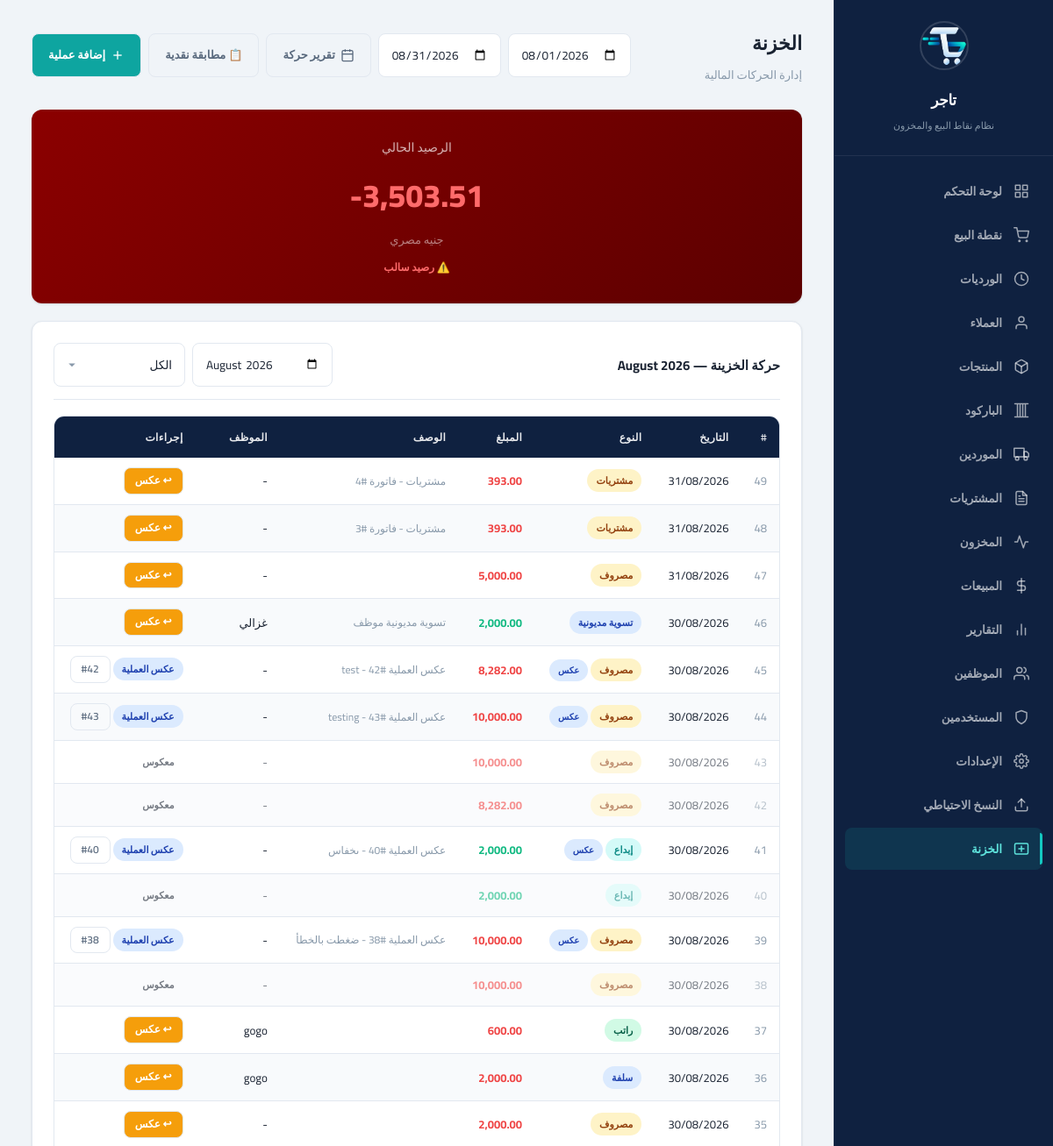
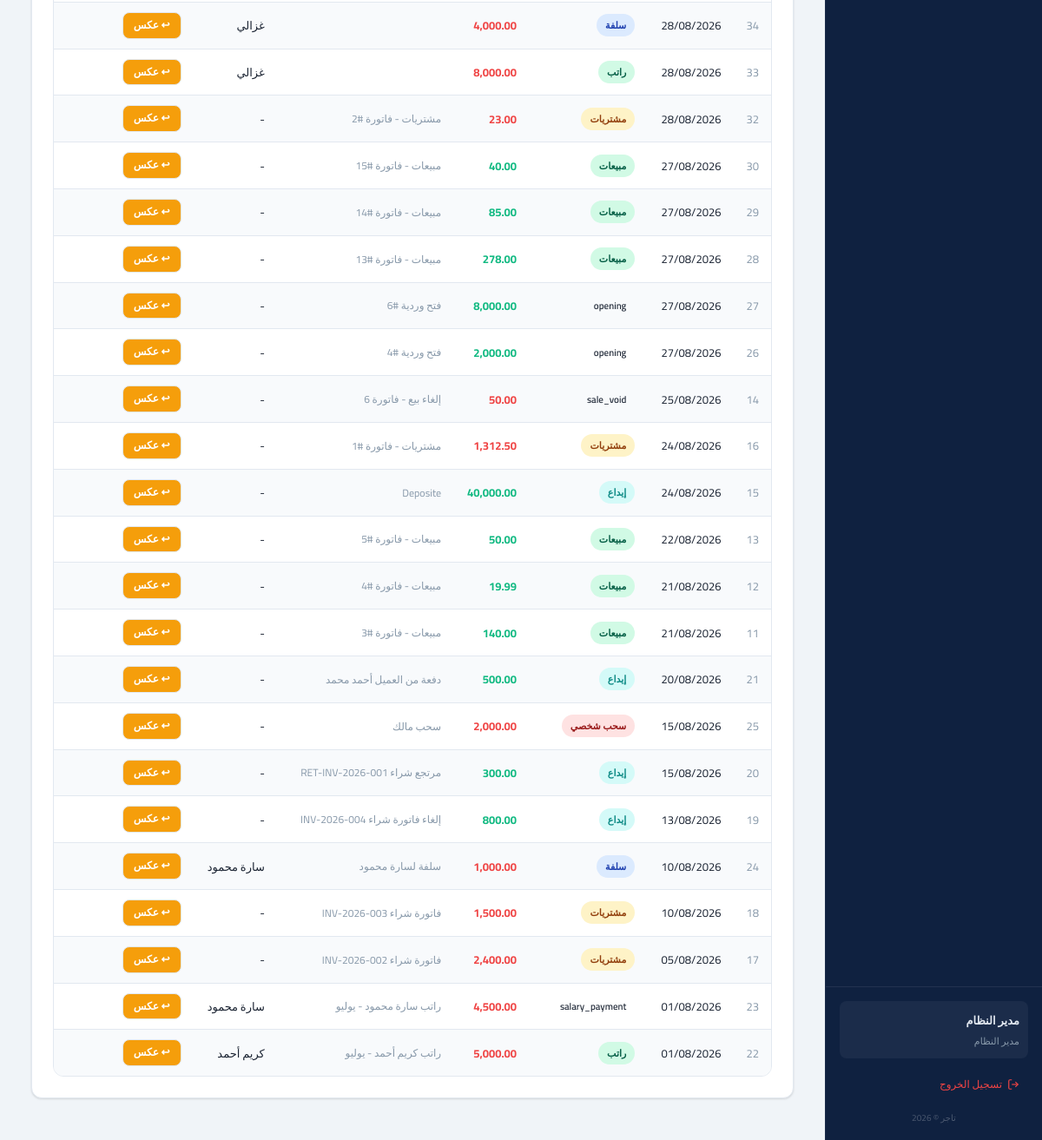
Screenshot of /?page=safe (signed in) with the database file from the repository (2 pictures, top to bottom).
### tables this page shows
CREATE TABLE safe_transactions (
        id INTEGER PRIMARY KEY AUTOINCREMENT,
        type TEXT NOT NULL,
        amount REAL NOT NULL,
        date DATE NOT NULL,
        description TEXT,
        employee_id INTEGER NULL,
        category_id INTEGER NULL,
        created_at DATETIME DEFAULT CURRENT_TIMESTAMP, related_transaction_id INTEGER DEFAULT NULL, transaction_type TEXT NOT NULL DEFAULT 'normal', reversal_reason TEXT DEFAULT NULL, reversed_by TEXT DEFAULT NULL, reversed_at TEXT DEFAULT NULL, status TEXT NOT NULL DEFAULT 'active',
        FOREIGN KEY(employee_id) REFERENCES employees(id)
    );

CREATE TABLE employees (
        id INTEGER PRIMARY KEY AUTOINCREMENT,
        name TEXT NOT NULL,
        phone TEXT,
        base_salary REAL DEFAULT 0,
        settings TEXT, -- JSON for extra settings if needed
        is_active INTEGER DEFAULT 1,
        created_at DATETIME DEFAULT CURRENT_TIMESTAMP
    );

### www/app/controllers/SafeController.php (called while the page is built, shortened)
<?php
class SafeController {
    private $db;
    public function __construct() {
        $this->db = Database::getInstance()->getConnection();
    }
    public function index() {
        $month = $_GET['month'] ?? date('Y-m');
        $sql = "SELECT t.*, e.name as employee_name
                FROM safe_transactions t
                LEFT JOIN employees e ON t.employee_id = e.id
                WHERE strftime('%Y-%m', t.date) = :month ";
        $params = [':month' => $month];
        $sql .= " ORDER BY t.date DESC, t.id DESC";
        $stmt = $this->db->prepare($sql);
        $stmt->execute($params);
        $transactions = $stmt->fetchAll(PDO::FETCH_ASSOC);
        $balance = $this->calculateCurrentBalance();
        include APP_PATH . '/views/layout/header.php';
        include APP_PATH . '/views/safe/index.php';
        include APP_PATH . '/views/layout/footer.php';
    }
    private function calculateCurrentBalance() {
        $inTypes = "('deposit', 'opening', 'sale', 'purchase_void', 'debt_settlement', 'funding')";
        $outTypes = "('sale_void', 'expense', 'withdrawal', 'advance', 'salary', 'salary_payment', 'purchase', 'sale_return')";
        $sql = "SELECT
                    SUM(CASE
                        WHEN transaction_type = 'reversal' AND type IN $outTypes THEN amount
                        WHEN transaction_type != 'reversal' AND type IN $inTypes THEN amount
                        ELSE 0
                    END) as total_in,
                    SUM(CASE
                        WHEN transaction_type = 'reversal' AND type IN $inTypes THEN amount
                        WHEN transaction_type != 'reversal' AND type IN $outTypes THEN amount
                        ELSE 0
                    END) as total_out
                FROM safe_transactions";
        $row = $this->db->query($sql)->fetch(PDO::FETCH_ASSOC);
        return ($row['total_in'] ?? 0) - ($row['total_out'] ?? 0);
    }
}

### www/app/config/database.php (called while the page is built, shortened)
<?php
class Database {
    private static $instance = null;
    private $pdo;
    private function __construct() {
        $this->dbPath = __DIR__ . '/../../data/pos_system.db';
        try {
            $this->pdo = new PDO('sqlite:' . $this->dbPath);
            $this->pdo->setAttribute(PDO::ATTR_ERRMODE, PDO::ERRMODE_EXCEPTION);
            $this->pdo->setAttribute(PDO::ATTR_DEFAULT_FETCH_MODE, PDO::FETCH_ASSOC);
            $this->pdo->exec('PRAGMA journal_mode = WAL');
            $this->pdo->exec('PRAGMA foreign_keys = ON');
            $this->pdo->exec('PRAGMA busy_timeout = 5000');
            $this->pdo->exec('PRAGMA synchronous = NORMAL');
            $this->pdo->exec('PRAGMA cache_size = -8000');
            $this->pdo->exec('PRAGMA temp_store = MEMORY');
        } catch (PDOException $e) {
            die('Database connection failed: ' . $e->getMessage());
        }
    }
    public static function getInstance() {
        if (self::$instance === null) {
            self::$instance = new self();
        }
        return self::$instance;
    }
    public function getConnection() {
        return $this->pdo;
    }
    public function migrate() {
        $this->pdo->exec(
            "CREATE TABLE IF NOT EXISTS migrations (
                id INTEGER PRIMARY KEY AUTOINCREMENT,
                filename TEXT NOT NULL UNIQUE,
                applied_at TEXT NOT NULL DEFAULT (datetime('now', 'localtime'))
            )"
        );
    }
}

### www/app/views/safe/index.php (the view, shortened to what this page needs)
<?php require_once 'app/views/layout/header.php'; ?>
<div class="page-header">
    <div>
        <h1>الخزنة</h1>
        <p class="subtitle">إدارة الحركات المالية</p>
    </div>
    <div class="btn-group">
        <input type="date" id="reportFrom" class="form-control" style="width:140px;" value="<?= date('Y-m-01') ?>">
        <input type="date" id="reportTo" class="form-control" style="width:140px;" value="<?= date('Y-m-d') ?>">
        <button class="btn btn-outline" onclick="openReport()">
            <svg width="16" height="16" viewBox="0 0 24 24" fill="none" stroke="currentColor" stroke-width="2"><rect x="3" y="4" width="18" height="18" rx="2" ry="2"></rect><line x1="16" y1="2" x2="16" y2="6"></line><line x1="8" y1="2" x2="8" y2="6"></line><line x1="3" y1="10" x2="21" y2="10"></line></svg>
            تقرير حركة
        </button>
        <button class="btn btn-outline" onclick="openReconcileModal()">📋 مطابقة نقدية</button>
        <button class="btn btn-primary" onclick="openTransactionModal()">
            <svg width="16" height="16" viewBox="0 0 24 24" fill="none" stroke="currentColor" stroke-width="2"><line x1="12" y1="5" x2="12" y2="19"></line><line x1="5" y1="12" x2="19" y2="12"></line></svg>
            إضافة عملية
        </button>
    </div>
</div>
<div class="card" style="background:linear-gradient(135deg, <?= $balance < 0 ? '#8b0000 0%, #5c0000 100%' : '#0f2140 0%, #152d54 100%' ?>);border:none;text-align:center;padding:30px;">
    <div style="color:rgba(255,255,255,0.7);font-size:14px;margin-bottom:8px;">الرصيد الحالي</div>
    <div style="color:<?= $balance < 0 ? '#ff6b6b' : '#5ee2db' ?>;font-size:36px;font-weight:800;direction:ltr;"><?= number_format($balance, 2) ?></div>
    <div style="color:rgba(255,255,255,0.5);font-size:13px;margin-top:4px;">جنيه مصري</div>
    <?php if ($balance < 0): ?>
    <div style="color:#ff6b6b;font-size:12px;margin-top:8px;font-weight:600;">⚠️ رصيد سالب</div>
    <?php endif; ?>
</div>
<div class="card">
    <div class="card-header">
        <h3>حركة الخزينة — <?= date('F Y', strtotime($month)) ?></h3>
        <div>
            <form method="GET" style="display:flex;gap:8px;">
                <input type="month" name="month" class="form-control" value="<?= $month ?>" onchange="this.form.submit()" style="width:160px;">
                <select name="type" class="form-control" onchange="this.form.submit()" style="width:150px;">
                    <option value="">الكل</option>
                </select>
            </form>
        </div>
    </div>
    <div class="table-wrapper">
        <table>
            <thead>
                <tr>
                    <th>#</th>
                    <th>التاريخ</th>
                    <th>النوع</th>
                    <th>المبلغ</th>
                    <th>الوصف</th>
                    <th>الموظف</th>
                    <th>إجراءات</th>
                </tr>
            </thead>
            <tbody>
                <?php foreach ($transactions as $t): ?>
                <tr id="txn-<?= $t['id'] ?>" <?= $t['status'] === 'reversed' ? 'style="opacity:0.6;"' : '' ?>>
                    <td class="text-muted"><?= $t['id'] ?></td>
                    <td><?= date('d/m/Y', strtotime($t['date'])) ?></td>
                    <td>
                        <?php
                            switch($t['type']) {
                                case 'expense': echo '<span class="badge badge-warning">مصروف</span>'; break;
                                case 'withdrawal': echo '<span class="badge badge-danger">سحب شخصي</span>'; break;
                                case 'advance': echo '<span class="badge badge-info">سلفة</span>'; break;
                                case 'salary': echo '<span class="badge badge-success">راتب</span>'; break;
                                case 'deposit': echo '<span class="badge badge-teal">إيداع</span>'; break;
                                case 'sale': echo '<span class="badge badge-success">مبيعات</span>'; break;
                                case 'purchase': echo '<span class="badge badge-warning">مشتريات</span>'; break;
                                case 'debt_settlement': echo '<span class="badge badge-info">تسوية مديونية</span>'; break;
                                default: echo '<span class="badge">' . $t['type'] . '</span>';
                            }
                            if ($t['transaction_type'] === 'reversal') {
                                echo ' <span class="badge badge-info" style="font-size:10px;">عكس</span>';
                            }
                        ?>
                    </td>
                    <td style="font-weight:bold; <?= in_array($t['type'], ['deposit', 'opening', 'sale', 'debt_settlement', 'funding']) ? 'color:var(--success)' : 'color:var(--danger)' ?>">
                        <?= number_format($t['amount'], 2) ?>
                    </td>
                    <td class="text-muted fs-sm"><?= htmlspecialchars($t['description']) ?></td>
                    <td><?= htmlspecialchars($t['employee_name'] ?? '-') ?></td>
                    <td>
                        <?php if ($t['status'] === 'reversed'): ?>
                            <span class="badge badge-secondary">معكوس</span>
                        <?php elseif ($t['transaction_type'] === 'reversal'): ?>
                            <span class="badge badge-info">عكس العملية</span>
                            <?php if ($t['related_transaction_id']): ?>
                                <a href="#txn-<?= $t['related_transaction_id'] ?>" class="btn btn-sm btn-outline" title="العملية الأصلية">#<?= $t['related_transaction_id'] ?></a>
                            <?php endif; ?>
                        <?php else: ?>
                            <button class="btn btn-sm btn-warning" onclick="openReverseModal(<?= $t['id'] ?>, '<?= htmlspecialchars($t['type']) ?>', <?= $t['amount'] ?>, '<?= htmlspecialchars($t['description'] ?? '') ?>')" title="عكس العملية">↩ عكس</button>
                        <?php endif; ?>
                    </td>
                </tr>
                <?php endforeach; ?>
            </tbody>
        </table>
    </div>
</div>
<?php require_once 'app/views/layout/footer.php'; ?>

### rows the page displays
safe_transactions: id "49", date "31/08/2026", type "مشتريات", amount "393.00", description "مشتريات - فاتورة #4", employee_name "-"
safe_transactions: id "48", date "31/08/2026", type "مشتريات", amount "393.00", description "مشتريات - فاتورة #3", employee_name "-"
safe_transactions: id "47", date "31/08/2026", type "مصروف", amount "5,000.00", employee_name "-"
safe_transactions: id "46", date "30/08/2026", type "تسوية مديونية", amount "2,000.00", description "تسوية مديونية موظف", employee.name "غزالي"
safe_transactions: id "45", date "30/08/2026", type "مصروف", transaction_type "عكس", amount "8,282.00", description "عكس العملية #42 - test", employee_name "-", related_transaction "42"
safe_transactions: id "44", date "30/08/2026", type "مصروف", transaction_type "عكس", amount "10,000.00", description "عكس العملية #43 - testing", employee_name "-", related_transaction "43"
safe_transactions: id "43", date "30/08/2026", type "مصروف", amount "10,000.00", employee_name "-", status "معكوس"
safe_transactions: id "42", date "30/08/2026", type "مصروف", amount "8,282.00", employee_name "-", status "معكوس"
safe_transactions: id "41", date "30/08/2026", type "إيداع", transaction_type "عكس", amount "2,000.00", description "عكس العملية #40 - ىخفاس", employee_name "-", related_transaction "40"
safe_transactions: id "40", date "30/08/2026", type "إيداع", amount "2,000.00", employee_name "-", status "معكوس"
safe_transactions: id "39", date "30/08/2026", type "مصروف", transaction_type "عكس", amount "10,000.00", description "عكس العملية #38 - ضغطت بالخطأ", employee_name "-", related_transaction "38"
safe_transactions: id "38", date "30/08/2026", type "مصروف", amount "10,000.00", employee_name "-", status "معكوس"
safe_transactions: id "37", date "30/08/2026", type "راتب", amount "600.00", employee.name "gogo"
safe_transactions: id "36", date "30/08/2026", type "سلفة", amount "2,000.00", employee.name "gogo"
safe_transactions: id "35", date "30/08/2026", type "مصروف", amount "2,000.00", employee_name "-"
safe_transactions: id "34", date "28/08/2026", type "سلفة", amount "4,000.00", employee.name "غزالي"
safe_transactions: id "33", date "28/08/2026", type "راتب", amount "8,000.00", employee.name "غزالي"
safe_transactions: id "32", date "28/08/2026", type "مشتريات", amount "23.00", description "مشتريات - فاتورة #2", employee_name "-"
safe_transactions: id "30", date "27/08/2026", type "مبيعات", amount "40.00", description "مبيعات - فاتورة #15", employee_name "-"
safe_transactions: id "29", date "27/08/2026", type "مبيعات", amount "85.00", description "مبيعات - فاتورة #14", employee_name "-"
safe_transactions: id "28", date "27/08/2026", type "مبيعات", amount "278.00", description "مبيعات - فاتورة #13", employee_name "-"
safe_transactions: id "27", date "27/08/2026", type "opening", amount "8,000.00", description "فتح وردية #6", employee_name "-"
safe_transactions: id "26", date "27/08/2026", type "opening", amount "2,000.00", description "فتح وردية #4", employee_name "-"
safe_transactions: id "14", date "25/08/2026", type "sale_void", amount "50.00", description "إلغاء بيع - فاتورة 6", employee_name "-"
safe_transactions: id "16", date "24/08/2026", type "مشتريات", amount "1,312.50", description "مشتريات - فاتورة #1", employee_name "-"
safe_transactions: id "15", date "24/08/2026", type "إيداع", amount "40,000.00", description "Deposite", employee_name "-"
safe_transactions: id "13", date "22/08/2026", type "مبيعات", amount "50.00", description "مبيعات - فاتورة #5", employee_name "-"
safe_transactions: id "12", date "21/08/2026", type "مبيعات", amount "19.99", description "مبيعات - فاتورة #4", employee_name "-"
safe_transactions: id "11", date "21/08/2026", type "مبيعات", amount "140.00", description "مبيعات - فاتورة #3", employee_name "-"
safe_transactions: id "21", date "20/08/2026", type "إيداع", amount "500.00", description "دفعة من العميل أحمد محمد", employee_name "-"
safe_transactions: id "25", date "15/08/2026", type "سحب شخصي", amount "2,000.00", description "سحب مالك", employee_name "-"
safe_transactions: id "20", date "15/08/2026", type "إيداع", amount "300.00", description "مرتجع شراء RET-INV-2026-001", employee_name "-"
safe_transactions: id "19", date "13/08/2026", type "إيداع", amount "800.00", description "إلغاء فاتورة شراء INV-2026-004", employee_name "-"
safe_transactions: id "24", date "10/08/2026", type "سلفة", amount "1,000.00", description "سلفة لسارة محمود", employee.name "سارة محمود"
safe_transactions: id "18", date "10/08/2026", type "مشتريات", amount "1,500.00", description "فاتورة شراء INV-2026-003", employee_name "-"
safe_transactions: id "17", date "05/08/2026", type "مشتريات", amount "2,400.00", description "فاتورة شراء INV-2026-002", employee_name "-"
safe_transactions: id "23", date "01/08/2026", type "salary_payment", amount "4,500.00", description "راتب سارة محمود - يوليو", employee.name "سارة محمود"
safe_transactions: id "22", date "01/08/2026", type "راتب", amount "5,000.00", description "راتب كريم أحمد - يوليو", employee.name "كريم أحمد"

### other values shown
$currentUser['name'] "مدير النظام"
$roleLabels[$currentUser['role']] "مدير النظام"
$balance "-3,503.51"
date('F Y', strtotime($month)) "August 2026"
